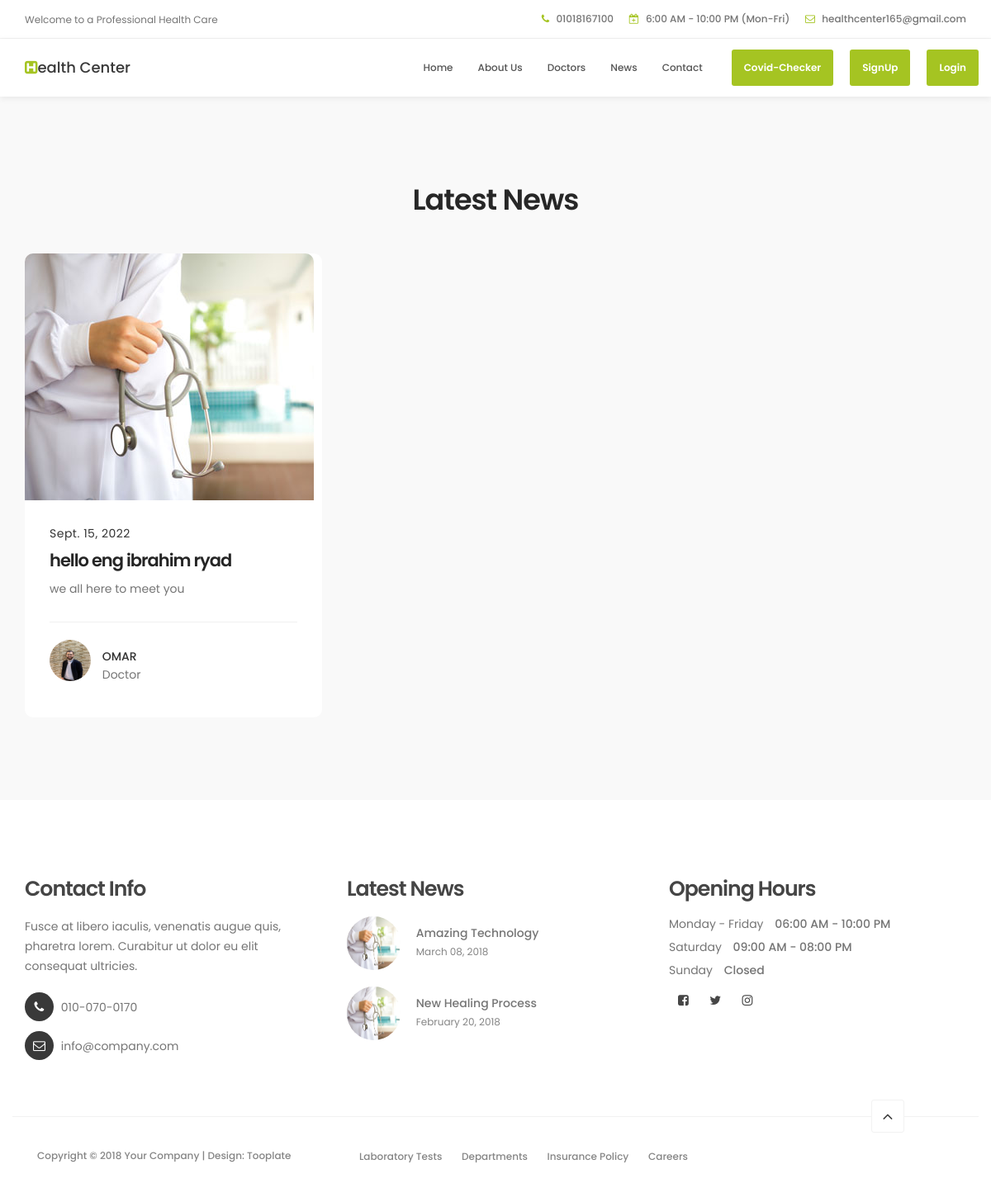
Page /news/ on the committed database.
### newsapp/models.py (models this page shows, shortened)
class News(models.Model):
    title = models.CharField(max_length=100)
    body = models.TextField()
    pic = models.ImageField(default='news-image.jpg')
    newsdate = models.DateField(auto_now_add=True, null=True, blank=True)
    docname = models.ForeignKey(
        Doctor, on_delete=models.CASCADE, null=True, blank=True)
    def get_absolute_url(self):
        return reverse('new_detail', kwargs={'pk': self.pk})

### doctors/models.py (models this page shows, shortened)
class Doctor(models.Model):
    username = models.ForeignKey(
        User,
        on_delete=models.CASCADE
    )
    name = models.CharField(max_length=255)
    birth_date = models.DateField()
    address = models.CharField(max_length=255)
    title = models.CharField(max_length=150)
    linkedin = models.URLField(blank=True, null=True)
    phone = models.CharField(max_length=12)
    DEPARTMENTS = [
        ('General Health', 'General Health'),
        ('Cardiology', 'Cardiology'),
        ('Dental', 'Dental'),
        ('Medical Research', 'Medical Research')
    ]
    department = models.CharField(max_length=150, choices=DEPARTMENTS)
    doc_pic = models.ImageField(default=None)

### newsapp/views.py (the view)
# urls.py: path('', NewPageView.as_view(), name='news'),
class NewPageView(ListView):
    model = News
    template_name = 'newsapp/news_list.html'
    def get_context_data(self, **kwargs):
        news = News.objects.all()
        return {'news_list': news}

### newsapp/templates/newsapp/news_list.html (shortened to what this page needs)
{% extends 'base.html' %}
{% block content %}
<section id="news" data-stellar-background-ratio="2.5">
    <div class="container">
        <div class="row">
            <div class="col-md-12 col-sm-12">
                <div class="section-title wow fadeInUp" data-wow-delay="0.1s">
                    <h2>Latest News</h2>
                </div>
            </div>
            {% for new in news_list %}
            <div class="col-md-4 col-sm-6">
                <div class="news-thumb wow fadeInUp" data-wow-delay="0.4s">
                    <a href="/">
                        <img src="{{new.pic.url}}" class="img-responsive" alt="">
                    </a>
                    <div class="news-info">
                        <span>{{new.newsdate}}</span>
                        <h3><a href="{{new.get_absolute_url }}">{{ new.title }}</a></h3>
                        <p>{{ new.body }}</p>
                        <div class="author">
                            <img src="{{ new.docname.doc_pic.url }}" class="img-responsive" alt="">
                            <div class="author-info">
                                <h5>{{ new.docname.name }}</h5>
                                <p>{{ new.docname.title }}</p>
                            </div>
                        </div>
                    </div>
                </div>
            </div>
            {% endfor %}
        </div>
    </div>
</section>
{% endblock content %}

### static/tooplate-style.css (style rules this page uses)
body { background: #ffffff; font-family: 'Poppins', sans-serif; overflow-x: hidden; }
h1, h2, h3, h4, h5, h6 { font-weight: 600; line-height: inherit; }
h1, h2, h3, h4 { letter-spacing: -1px; }
h5 { font-weight: 500; }
h2 { color: #272727; font-size: 3em; padding-bottom: 10px; }
h3 { font-size: 1.8em; line-height: 1.2em; margin-bottom: 0; }
p { color: #757575; font-size: 14px; font-weight: normal; line-height: 24px; }
html { -webkit-font-smoothing: antialiased; }
a { color: #252525; -webkit-transition: 0.5s; transition: 0.5s; text-decoration: none !important; }
.section-title { padding-bottom: 20px; }
.section-title h2 { margin-top: 0; }
.news-thumb { background: #ffffff; border-radius: 10px; }
.news-thumb img { border-radius: 10px 10px 0 0; }
.news-info { padding: 30px; text-align: left; }
.news-info span { display: block; letter-spacing: 0.5px; }
.news-info h3 { margin-top: 10px; margin-bottom: 10px; }
.author { border-top: 1px solid #f0f0f0; padding-top: 1.5em; margin-top: 2em; }
.author img, .author .author-info { display: inline-block; vertical-align: top; }
.author-info h5 { margin-bottom: 0; }
.author img { border-radius: 100%; width: 50px; height: 50px; margin-right: 10px; }
#about, #team, #news, #news-detail { position: relative; padding-top: 100px; padding-bottom: 100px; }
#news, #service { text-align: center; }
#news, #news-detail { background: #f9f9f9; }
@media only screen and (max-width: 1200px) { h2 { font-size: 2.5em; } }
@media only screen and (max-width: 1200px) { h3 { font-size: 1.5em; } }

### rows in the picture
News: pic (picture), newsdate "Sept. 15, 2022", title "hello eng ibrahim ryad", body "we all here to meet you", docname.doc_pic (picture), docname.name "OMAR", docname "Doctor"
